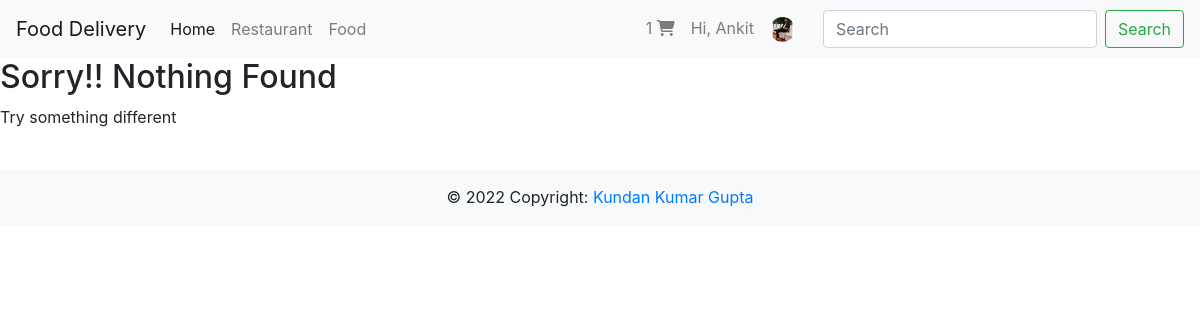
Page /restaurant/search (signed in) on the committed database.
### user/models.py (models this page shows, shortened)
class users(AbstractUser):
    username = None
    email = models.EmailField(_("email address"), unique=True)
    address = models.OneToOneField(Address, blank=True,null=True, on_delete=models.SET_NULL, related_name="user_address")
    image = models.ImageField(null=True, blank=True,default="default.png")
    phone = models.CharField(max_length=50,null=True,blank=True)
    is_customer = models.BooleanField(default=True)
    is_delivery_person = models.BooleanField(default=False)
    USERNAME_FIELD = 'email'
    REQUIRED_FIELDS = []
    objects = CustomUserManager()

### reastaurant/views.py (the view, shortened to what this page needs)
# urls.py: path('search',views.search,name='search'),
def search(request):
    item = []
    return render(request,'search_result.html',context={"page_obj":item})

### reastaurant/templates/search_result.html
{% extends 'base.html' %}
{% block content %}
{% if page_obj|length > 0 %}
{% for page in page_obj %}
<div class="card mb-3">
    <div class="row no-gutters">
        {% if page.0 == 'food' %}
      <div class="col-md-4">
        <a href="{% url 'reastaurent:food' page.1.id %}"><img src="{{page.1.image.all.0.image.url}}" class="card-img" style="max-height: 240px;" alt="..."></a>
      </div>
      <div class="col-md-8">
        <div class="card-body">
            <a href="" class ="text-decoration-none" style="color:black;" ><h5 class="card-title">{{page.1.name}} </h5></a>
            <p class="card-text">Price : <i class="fa fa-inr" aria-hidden="true"> {{page.1.price}} </i></p>
        </div>
      </div>
      {% else %}
      <div class="col-md-4">
        <a href="{% url 'reastaurent:restaurant' page.1.id %}"><img src="{{page.1.image.all.0.image.url}}" class="card-img" style="max-height: 240px;" alt="..."></a>
      </div>
      <div class="col-md-8">
        <div class="card-body">
            <a href="" class ="text-decoration-none" style="color:black;" ><h5 class="card-title">{{page.1.name}} </h5></a>
            <p class="card-text">Address : {{page.1.address.area}},{{page.1.address.city}},{{page.1.address.state}},{{page.1.address.country}}<br/>PinCode :{{page.1.address.pincode}}<br/>Phone :{{page.1.phone}}</p>
        </div>
      </div>
      {% endif %}
    </div>
  </div>
{% endfor %}
<nav aria-label="...">
    <ul class="pagination">
        {% if page_obj.has_previous  %}
            <li class="page-item">
                <a class="page-link" href="?page={{page_obj.previous_page_number}}" tabindex="-1">Previous</a>
            </li>
            <li class="page-item"><a class="page-link" href="#"> {{ page_obj.number | add:"-1" }} </a></li>
        {% else %}
            <li class="page-item disabled">
                <a class="page-link" href="#" tabindex="-1">Previous</a>
            </li>
        {% endif %}
      <li class="page-item active">
        <a class="page-link" href="#">{{ page_obj.number }} <span class="sr-only">(current)</span></a>
      </li>
      {% if page_obj.has_next %}
        <li class="page-item"><a class="page-link" href="#">{{ page_obj.number | add:"1"}}</a></li>
        <li class="page-item">
            <a class="page-link" href="?page={{page_obj.next_page_number}}">Next</a>
        </li>
      {% else %}
        <li class="page-item disabled">
            <a class="page-link" href="#">Next</a>
        </li>
      {%  endif %}
    </ul>
  </nav>
{% else %}
  <h2>Sorry!! Nothing Found</h2>
  <p>Try something different</p>
{% endif %}
{% endblock content %}

### templates/include/navbar.html (shortened to what this page needs)
{% load static %}
<nav class="navbar navbar-expand-lg navbar-light bg-light sticky-top">
    <a class="navbar-brand" href="{% url 'user:home' %}">Food Delivery</a>
    <div class="collapse navbar-collapse" id="navbarNavDropdown">
      <ul class="navbar-nav">
        <li class="nav-item active">
          <a class="nav-link" href="{% url 'user:home' %}">Home <span class="sr-only">(current)</span></a>
        </li>
        <li class="nav-item">
          <a class="nav-link" href="{% url 'reastaurent:restaurant_all' %}">Restaurant</a>
        </li>
        <li class="nav-item">
          <a class="nav-link" href="{% url 'reastaurent:view_all_food' %}">Food</a>
        </li>
        {% if  request.user.is_authenticated %}
        </ul>
        <ul class="navbar-nav ml-auto">
          <li class="nav-item">
            <a href="{% url 'reastaurent:cart' %}" class="nav-link">{{request.user.all_cart_food.all.count}} <i class="fas fa-shopping-cart"></i></a>
          </li>
          <li class="nav-item">
            <a class="nav-link" href="{% url 'user:profile' %}">Hi, {{request.user.first_name}}</a>
          </li>
          <li class="nav-item dropdown nav-user" style="margin-right:20px;">
            <a class="nav-link nav-user-img" href="#" id="navbarDropdownMenuLink2" data-toggle="dropdown" aria-haspopup="true" aria-expanded="false"><img src="{{request.user.image.url}}" alt="" height="25" class="user-avatar-md rounded-circle"></a>
          </li>
        </ul>
        {% endif %}
    </div>
    <form class="form-inline my-2 my-lg-0" action="{% url 'reastaurent:search' %}" method='POST'>
      <input class="form-control mr-sm-2" type="search" placeholder="Search" aria-label="Search" name="search">
      <button class="btn btn-outline-success my-2 my-sm-0" type="submit">Search</button>
    </form>
  </nav>

### rows in the picture
users: user.all_cart_food.all.count "1", user.first_name "Ankit", user.image (picture)
